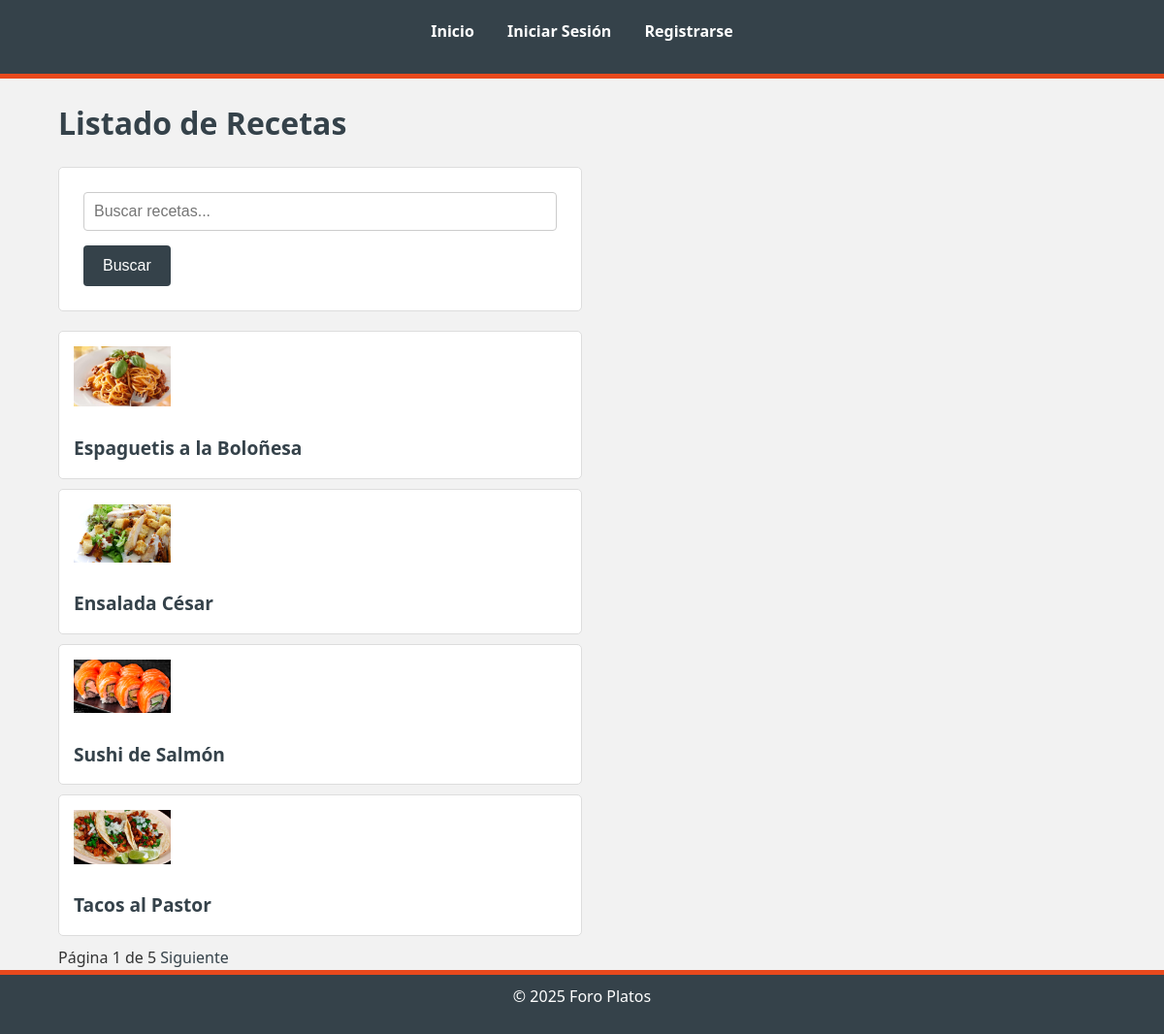
The page / on the database its author committed.
### tables this page shows
CREATE TABLE `recetas` (
  `id_receta` int NOT NULL,
  `titulo` varchar(100) NOT NULL,
  `descripcion` text,
  `tiempo_elaboracion` time DEFAULT NULL,
  `fecha_publicacion` datetime DEFAULT CURRENT_TIMESTAMP,
  `id_admin` int DEFAULT NULL,
  `foto` varchar(255) NOT NULL DEFAULT 'default.png',
  `tipo` enum('tradicional','slow_food','freidora_aire') NOT NULL,
  `dificultad` enum('Fácil','Media','Difícil') NOT NULL DEFAULT 'Media'
);

### config/database.php (called while the page is built)
<?php
class Database {
    public static function connect() {
        $host = 'mysql-db';
        $dbname = 'foroplatos';
        $username = 'admin';
        $password = 'admin';
        $connection = new PDO("mysql:host=$host;dbname=$dbname;charset=utf8", $username, $password);
        return $connection;
    }
}
?>

### controllers/RecetaController.php (called while the page is built, shortened)
<?php
require_once 'dao/RecetaDAO.php';
require_once 'dao/ComentarioDAO.php';
require_once 'models/Receta.php';
class RecetaController {
    private $recetaDAO;
    public function __construct() {
        $this->recetaDAO = new RecetaDAO();
    }
    public function listarRecetas() {
        $pagina = isset($_GET['pagina']) ? (int)$_GET['pagina'] : 1;
        $limite = 4;
        $offset = ($pagina - 1) * $limite;
        $totalRecetas = $this->recetaDAO->contarRecetas();
        $totalPaginas = ceil($totalRecetas / $limite);
        $recetas = $this->recetaDAO->listarRecetas($offset, $limite);
        include 'views/receta/listar_recetas.php';
    }
}
?>

### dao/RecetaDAO.php (called while the page is built, shortened)
<?php
require_once 'config/database.php';
require_once 'models/Receta.php';
class RecetaDAO {
    private $db;
    public function __construct() {
        $this->db = Database::connect();
    }
    public function listarRecetas($offset = 0, $limite = 10) {
        $sql = "SELECT recetas.*, usuarios.nombre_usuario AS admin_nombre FROM recetas
                JOIN usuarios ON recetas.id_admin = usuarios.id_usuario
                LIMIT $offset, $limite";
        $stmt = $this->db->prepare($sql);
        $stmt->execute();
        $recetas = [];
        while ($recetaData = $stmt->fetch(PDO::FETCH_ASSOC)) {
            $recetas[] = new Receta(
                $recetaData['id_receta'],
                $recetaData['titulo'],
                $recetaData['descripcion'],
                $recetaData['tiempo_elaboracion'],
                $recetaData['fecha_publicacion'],
                $recetaData['id_admin'],
                $recetaData['admin_nombre'],
                $recetaData['foto'],
                $recetaData['tipo'],
                $recetaData['dificultad']
            );
        }
        return $recetas;
    }
    public function contarRecetas() {
        $sql = "SELECT COUNT(*) as total FROM recetas";
        $stmt = $this->db->prepare($sql);
        $stmt->execute();
        $data = $stmt->fetch(PDO::FETCH_ASSOC);
        return $data['total'];
    }
}
?>

### models/Receta.php (called while the page is built, shortened)
<?php
class Receta {
    public function __construct($id_receta, $titulo, $descripcion, $tiempo_elaboracion, $fecha_publicacion, $id_admin, $admin_nombre, $foto, $tipo,  $dificultad) {
        $this->id_receta = $id_receta;
        $this->titulo = $titulo;
        $this->foto = $foto;
    }
}
?>

### views/receta/listar_recetas.php (the view, shortened to what this page needs)
<?php
include 'views/header.php';
?>
<h1>Listado de Recetas</h1>
<form action="index.php" method="get" class="listado">
    <input type="text" name="criterio" placeholder="Buscar recetas...">
    <input type="submit" value="Buscar">
</form>
<ul  class="listado">
    <?php foreach ($recetas as $receta): ?>
        <li>
        <img src="uploads/<?php echo $receta->foto; ?>" alt="Imagen de la receta" width="100">
        <br>
            <a  href="index.php?controller=Receta&action=verReceta&id=<?php echo $receta->id_receta; ?>" >
                <?php echo $receta->titulo; ?>
            </a>
        </li>
    <?php endforeach; ?>
<div>
    <span>Página <?php echo $pagina; ?> de <?php echo $totalPaginas; ?></span>
    <?php if ($pagina < $totalPaginas): ?>
        <a href="index.php?controller=Receta&action=listarRecetas&pagina=<?php echo $pagina + 1; ?>">Siguiente</a>
    <?php endif; ?>
</div>
</ul>
<a href="index.php">Volver al Inicio</a>
<?php include 'views/footer.php'; ?>

### index.php (shortened to what this page needs)
<?php
$controllerName = isset($_GET['controller']) ? ucfirst($_GET['controller']) . 'Controller' : 'RecetaController';
$action = isset($_GET['action']) ? $_GET['action'] : 'listarRecetas';
$controllerPath = 'controllers/' . $controllerName . '.php';
if (file_exists($controllerPath)) {
    $controllerObject = new $controllerName();
    if (method_exists($controllerObject, $action)) {
        if (isset($_GET['id'])) {
            $controllerObject->$action($_GET['id']);
        } else {
            $controllerObject->$action();
        }
    } else {
        echo "La acción $action no existe en el controlador $controllerName.";
    }
} else {
    echo "El controlador $controllerName no existe.";
}
?>

### views/header.php (shortened to what this page needs)
<!DOCTYPE html>
<html lang="es">
<head>
    <link rel="stylesheet" type="text/css" href="css/estilos.css">
</head>
<body>
    <header>
        <nav>
            <a href="index.php">Inicio</a>
            <?php if (isset($_SESSION['usuario'])): ?>
                <a href="index.php?controller=Usuario&action=verPerfil&id=<?php echo $_SESSION['usuario']->id_usuario; ?>">Mi Perfil</a>
                <?php if ($_SESSION['usuario']->rol == 'administrador'): ?>
                    <a href="index.php?controller=Administrador&action=listarUsuarios">Administrar Usuarios</a>
                    <a href="index.php?controller=Receta&action=agregarReceta">Agregar Receta</a>
                <?php endif; ?>
                <a href="index.php?controller=Usuario&action=cerrarSesion">Cerrar Sesión</a>
            <?php else: ?>
                <a href="index.php?controller=Usuario&action=iniciarSesion">Iniciar Sesión</a>
                <a href="index.php?controller=Usuario&action=registrar">Registrarse</a>
            <?php endif; ?>
        </nav>
    </header>
    <main >

### views/footer.php
</main>
    <footer>
        <p>&copy; <?php echo date('Y'); ?> Foro Platos</p>
    </footer>
</body>
</html>

### css/estilos.css (style rules this page uses)
* { margin: 0; padding: 0; box-sizing: border-box; }
body { font-family: 'Segoe UI', Tahoma, Geneva, Verdana, sans-serif; background-color: #f2f2f2; color: #333; line-height: 1.6; }
main { width: 90%; max-width: 1200px; margin: 20px auto; }
header { background-color: #35424a; color: #ffffff; padding: 20px 0; border-bottom: 5px solid #e8491d; }
nav { text-align: center; margin-bottom: 10px; }
nav a { color: #ffffff; margin: 0 15px; text-decoration: none; font-weight: bold; transition: color 0.3s; }
footer { background-color: #35424a; color: #ffffff; text-align: center; padding: 10px 0; border-top: 5px solid #e8491d; position: fixed; width: 100%; bottom: 0; }
h1, h2, h3 { margin-bottom: 20px; color: #35424a; }
p { margin-bottom: 15px; }
a { color: #35424a; text-decoration: none; transition: color 0.3s; text-align: center; }
form { background-color: #ffffff; padding: 25px; margin-bottom: 20px; border: 1px solid #dddddd; border-radius: 5px; }
form input[type="text"], form input[type="password"], form input[type="email"], form input[type="time"], form textarea, form select { width: 100%; padding: 10px; margin-bottom: 15px; border: 1px solid #cccccc; border-radius: 4px; font-size: 1em; }
form input[type="submit"], form button { background-color: #35424a; color: #ffffff; padding: 12px 20px; border: none; border-radius: 4px; cursor: pointer; font-size: 1em; transition: background-color 0.3s; }
ul { list-style-type: none; margin-bottom: 20px; }
ul li { background-color: #ffffff; padding: 15px; margin-bottom: 10px; border: 1px solid #dddddd; border-radius: 5px; }
ul li a { font-weight: bold; font-size: 1.2em; }
img { max-width: 100%; height: auto; margin-bottom: 20px; }
.listado { width: 50%; align-items: center; align-content: center; align-self: center; }

### rows shown on the page
recetas: foto (picture), titulo "Espaguetis a la Boloñesa"
recetas: foto (picture), titulo "Ensalada César"
recetas: foto (picture), titulo "Sushi de Salmón"
recetas: foto (picture), titulo "Tacos al Pastor"

### other values the page prints
$pagina "1"
$totalPaginas "5"
